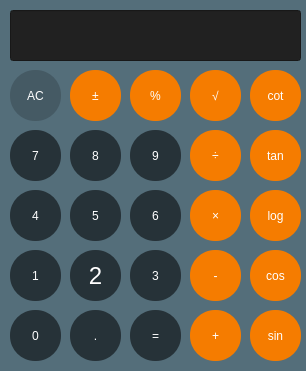
<?xml version="1.0" encoding="UTF-8"?>
<ui version="4.0">
 <class>Dialog</class>
 <widget class="QDialog" name="Dialog">
  <property name="geometry">
   <rect>
    <x>0</x>
    <y>0</y>
    <width>306</width>
    <height>371</height>
   </rect>
  </property>
  <property name="windowTitle">
   <string>Calculator</string>
  </property>
  <property name="styleSheet">
   <string notr="true"/>
  </property>
  <widget class="QLineEdit" name="textBox">
   <property name="geometry">
    <rect>
     <x>10</x>
     <y>10</y>
     <width>291</width>
     <height>51</height>
    </rect>
   </property>
   <property name="styleSheet">
    <string notr="true">color: rgb(236, 239, 241);
font: 300 24pt &quot;Segoe UI&quot;;
background-color: rgb(33, 33, 33);</string>
   </property>
   <property name="text">
    <string/>
   </property>
  </widget>
  <widget class="QPushButton" name="sqrt_btn">
   <property name="geometry">
    <rect>
     <x>190</x>
     <y>70</y>
     <width>51</width>
     <height>51</height>
    </rect>
   </property>
   <property name="styleSheet">
    <string notr="true">QPushButton{
font: 300 18pt &quot;Segoe UI&quot;;
background-color: rgb(245, 124, 0);
color: rgb(255, 255, 255);
border-radius: 25px;
}

</string>
   </property>
   <property name="text">
    <string>√</string>
   </property>
  </widget>
  <widget class="QPushButton" name="log_btn">
   <property name="geometry">
    <rect>
     <x>250</x>
     <y>190</y>
     <width>51</width>
     <height>51</height>
    </rect>
   </property>
   <property name="styleSheet">
    <string notr="true">QPushButton{
font: 300 18pt &quot;Segoe UI&quot;;
background-color: rgb(245, 124, 0);
color: rgb(255, 255, 255);
border-radius: 25px;
}

</string>
   </property>
   <property name="text">
    <string>log</string>
   </property>
  </widget>
  <widget class="QPushButton" name="cos_btn">
   <property name="geometry">
    <rect>
     <x>250</x>
     <y>250</y>
     <width>51</width>
     <height>51</height>
    </rect>
   </property>
   <property name="styleSheet">
    <string notr="true">QPushButton{
font: 300 18pt &quot;Segoe UI&quot;;
background-color: rgb(245, 124, 0);
color: rgb(255, 255, 255);
border-radius: 25px;
}

</string>
   </property>
   <property name="text">
    <string>cos</string>
   </property>
  </widget>
  <widget class="QPushButton" name="cot_btn">
   <property name="geometry">
    <rect>
     <x>250</x>
     <y>70</y>
     <width>51</width>
     <height>51</height>
    </rect>
   </property>
   <property name="styleSheet">
    <string notr="true">QPushButton{
font: 300 18pt &quot;Segoe UI&quot;;
background-color: rgb(245, 124, 0);
color: rgb(255, 255, 255);
border-radius: 25px;
}

</string>
   </property>
   <property name="text">
    <string>cot</string>
   </property>
  </widget>
  <widget class="QPushButton" name="sin_btn">
   <property name="geometry">
    <rect>
     <x>250</x>
     <y>310</y>
     <width>51</width>
     <height>51</height>
    </rect>
   </property>
   <property name="styleSheet">
    <string notr="true">QPushButton{
font: 300 18pt &quot;Segoe UI&quot;;
background-color: rgb(245, 124, 0);
color: rgb(255, 255, 255);
border-radius: 25px;
}

</string>
   </property>
   <property name="text">
    <string>sin</string>
   </property>
  </widget>
  <widget class="QPushButton" name="tan_btn">
   <property name="geometry">
    <rect>
     <x>250</x>
     <y>130</y>
     <width>51</width>
     <height>51</height>
    </rect>
   </property>
   <property name="styleSheet">
    <string notr="true">QPushButton{
font: 300 18pt &quot;Segoe UI&quot;;
background-color: rgb(245, 124, 0);
color: rgb(255, 255, 255);
border-radius: 25px;
}

</string>
   </property>
   <property name="text">
    <string>tan</string>
   </property>
  </widget>
  <widget class="QPushButton" name="ac_btn">
   <property name="geometry">
    <rect>
     <x>10</x>
     <y>70</y>
     <width>51</width>
     <height>51</height>
    </rect>
   </property>
   <property name="styleSheet">
    <string notr="true">QPushButton{
font: 300 18pt &quot;Segoe UI&quot;;
background-color: rgb(69, 90, 100);
color: rgb(255, 255, 255);
border-radius: 25px;
}

</string>
   </property>
   <property name="text">
    <string>AC</string>
   </property>
  </widget>
  <widget class="QPushButton" name="neg_pos_btn">
   <property name="geometry">
    <rect>
     <x>70</x>
     <y>70</y>
     <width>51</width>
     <height>51</height>
    </rect>
   </property>
   <property name="styleSheet">
    <string notr="true">QPushButton{
font: 300 18pt &quot;Segoe UI&quot;;
background-color: rgb(245, 124, 0);
color: rgb(255, 255, 255);
border-width: 16px;
border-radius: 25px;
}

</string>
   </property>
   <property name="text">
    <string>±</string>
   </property>
  </widget>
  <widget class="QPushButton" name="percentage_btn">
   <property name="geometry">
    <rect>
     <x>130</x>
     <y>70</y>
     <width>51</width>
     <height>51</height>
    </rect>
   </property>
   <property name="styleSheet">
    <string notr="true">QPushButton{
font: 300 18pt &quot;Segoe UI&quot;;
background-color: rgb(245, 124, 0);
color: rgb(255, 255, 255);
border-radius: 25px;
}

</string>
   </property>
   <property name="text">
    <string>%</string>
   </property>
  </widget>
  <widget class="QPushButton" name="division_btn">
   <property name="geometry">
    <rect>
     <x>190</x>
     <y>130</y>
     <width>51</width>
     <height>51</height>
    </rect>
   </property>
   <property name="styleSheet">
    <string notr="true">QPushButton{
font: 300 18pt &quot;Segoe UI&quot;;
background-color: rgb(245, 124, 0);
color: rgb(255, 255, 255);
border-radius: 25px;
}

</string>
   </property>
   <property name="text">
    <string>÷</string>
   </property>
  </widget>
  <widget class="QPushButton" name="cross_btn">
   <property name="geometry">
    <rect>
     <x>190</x>
     <y>190</y>
     <width>51</width>
     <height>51</height>
    </rect>
   </property>
   <property name="styleSheet">
    <string notr="true">QPushButton{
font: 300 18pt &quot;Segoe UI&quot;;
background-color: rgb(245, 124, 0);
color: rgb(255, 255, 255);
border-radius: 25px;
}

</string>
   </property>
   <property name="text">
    <string>×</string>
   </property>
  </widget>
  <widget class="QPushButton" name="sub_btn">
   <property name="enabled">
    <bool>true</bool>
   </property>
   <property name="geometry">
    <rect>
     <x>190</x>
     <y>250</y>
     <width>51</width>
     <height>51</height>
    </rect>
   </property>
   <property name="styleSheet">
    <string notr="true">QPushButton{
font: 300 18pt &quot;Segoe UI&quot;;
background-color: rgb(245, 124, 0);
color: rgb(255, 255, 255);
border-radius: 25px;
}

</string>
   </property>
   <property name="text">
    <string>-</string>
   </property>
  </widget>
  <widget class="QPushButton" name="sum_btn">
   <property name="geometry">
    <rect>
     <x>190</x>
     <y>310</y>
     <width>51</width>
     <height>51</height>
    </rect>
   </property>
   <property name="styleSheet">
    <string notr="true">QPushButton{
font: 300 18pt &quot;Segoe UI&quot;;
background-color: rgb(245, 124, 0);
color: rgb(255, 255, 255);
border-radius: 25px;
}

</string>
   </property>
   <property name="text">
    <string>+</string>
   </property>
  </widget>
  <widget class="QPushButton" name="equal_btn">
   <property name="geometry">
    <rect>
     <x>130</x>
     <y>310</y>
     <width>51</width>
     <height>51</height>
    </rect>
   </property>
   <property name="styleSheet">
    <string notr="true">QPushButton{
font: 300 18pt &quot;Segoe UI&quot;;
color: rgb(255, 255, 255);
background-color: rgb(38, 50, 56);
border-radius: 25px;
}
</string>
   </property>
   <property name="text">
    <string>=</string>
   </property>
  </widget>
  <widget class="QPushButton" name="btn_7">
   <property name="geometry">
    <rect>
     <x>10</x>
     <y>130</y>
     <width>51</width>
     <height>51</height>
    </rect>
   </property>
   <property name="cursor">
    <cursorShape>PointingHandCursor</cursorShape>
   </property>
   <property name="styleSheet">
    <string notr="true">QPushButton{
font: 300 18pt &quot;Segoe UI&quot;;
color: rgb(255, 255, 255);
background-color: rgb(38, 50, 56);
border-radius: 25px;
}
</string>
   </property>
   <property name="text">
    <string>7</string>
   </property>
  </widget>
  <widget class="QPushButton" name="btn_8">
   <property name="geometry">
    <rect>
     <x>70</x>
     <y>130</y>
     <width>51</width>
     <height>51</height>
    </rect>
   </property>
   <property name="cursor">
    <cursorShape>PointingHandCursor</cursorShape>
   </property>
   <property name="styleSheet">
    <string notr="true">QPushButton{
font: 300 18pt &quot;Segoe UI&quot;;
color: rgb(255, 255, 255);
background-color: rgb(38, 50, 56);
border-radius: 25px;
}
</string>
   </property>
   <property name="text">
    <string>8</string>
   </property>
  </widget>
  <widget class="QPushButton" name="btn_9">
   <property name="geometry">
    <rect>
     <x>130</x>
     <y>130</y>
     <width>51</width>
     <height>51</height>
    </rect>
   </property>
   <property name="cursor">
    <cursorShape>PointingHandCursor</cursorShape>
   </property>
   <property name="styleSheet">
    <string notr="true">QPushButton{
font: 300 18pt &quot;Segoe UI&quot;;
color: rgb(255, 255, 255);
background-color: rgb(38, 50, 56);
border-radius: 25px;
}
</string>
   </property>
   <property name="text">
    <string>9</string>
   </property>
  </widget>
  <widget class="QPushButton" name="btn_5">
   <property name="geometry">
    <rect>
     <x>70</x>
     <y>190</y>
     <width>51</width>
     <height>51</height>
    </rect>
   </property>
   <property name="cursor">
    <cursorShape>PointingHandCursor</cursorShape>
   </property>
   <property name="styleSheet">
    <string notr="true">QPushButton{
font: 300 18pt &quot;Segoe UI&quot;;
color: rgb(255, 255, 255);
background-color: rgb(38, 50, 56);
border-radius: 25px;
}
</string>
   </property>
   <property name="text">
    <string>5</string>
   </property>
  </widget>
  <widget class="QPushButton" name="btn_6">
   <property name="geometry">
    <rect>
     <x>130</x>
     <y>190</y>
     <width>51</width>
     <height>51</height>
    </rect>
   </property>
   <property name="cursor">
    <cursorShape>PointingHandCursor</cursorShape>
   </property>
   <property name="styleSheet">
    <string notr="true">QPushButton{
font: 300 18pt &quot;Segoe UI&quot;;
color: rgb(255, 255, 255);
background-color: rgb(38, 50, 56);
border-radius: 25px;
}
</string>
   </property>
   <property name="text">
    <string>6</string>
   </property>
  </widget>
  <widget class="QPushButton" name="btn_3">
   <property name="geometry">
    <rect>
     <x>130</x>
     <y>250</y>
     <width>51</width>
     <height>51</height>
    </rect>
   </property>
   <property name="cursor">
    <cursorShape>PointingHandCursor</cursorShape>
   </property>
   <property name="mouseTracking">
    <bool>false</bool>
   </property>
   <property name="tabletTracking">
    <bool>false</bool>
   </property>
   <property name="styleSheet">
    <string notr="true">QPushButton{
font: 300 18pt &quot;Segoe UI&quot;;
color: rgb(255, 255, 255);
background-color: rgb(38, 50, 56);
border-radius: 25px;
}
</string>
   </property>
   <property name="text">
    <string>3</string>
   </property>
  </widget>
  <widget class="QPushButton" name="btn_2">
   <property name="enabled">
    <bool>true</bool>
   </property>
   <property name="geometry">
    <rect>
     <x>70</x>
     <y>250</y>
     <width>51</width>
     <height>51</height>
    </rect>
   </property>
   <property name="font">
    <font>
     <pointsize>18</pointsize>
     <italic>false</italic>
     <bold>false</bold>
     <underline>false</underline>
     <strikeout>false</strikeout>
     <kerning>true</kerning>
    </font>
   </property>
   <property name="cursor">
    <cursorShape>PointingHandCursor</cursorShape>
   </property>
   <property name="mouseTracking">
    <bool>false</bool>
   </property>
   <property name="tabletTracking">
    <bool>false</bool>
   </property>
   <property name="styleSheet">
    <string notr="true">QPushButton{
font: 300 18pt &quot;Segoe UI&quot;;
color: rgb(255, 255, 255);
background-color: rgb(38, 50, 56);
border-radius: 25px;
}
</string>
   </property>
   <property name="text">
    <string>2</string>
   </property>
  </widget>
  <widget class="QPushButton" name="btn_1">
   <property name="geometry">
    <rect>
     <x>10</x>
     <y>250</y>
     <width>51</width>
     <height>51</height>
    </rect>
   </property>
   <property name="cursor">
    <cursorShape>PointingHandCursor</cursorShape>
   </property>
   <property name="styleSheet">
    <string notr="true">QPushButton{
font: 300 18pt &quot;Segoe UI&quot;;
color: rgb(255, 255, 255);
background-color: rgb(38, 50, 56);
border-radius: 25px;
}
</string>
   </property>
   <property name="text">
    <string>1</string>
   </property>
  </widget>
  <widget class="QPushButton" name="btn_0">
   <property name="geometry">
    <rect>
     <x>10</x>
     <y>310</y>
     <width>51</width>
     <height>51</height>
    </rect>
   </property>
   <property name="styleSheet">
    <string notr="true">QPushButton{
font: 300 18pt &quot;Segoe UI&quot;;
color: rgb(255, 255, 255);
background-color: rgb(38, 50, 56);
border-radius: 25px;
}
</string>
   </property>
   <property name="text">
    <string>0</string>
   </property>
  </widget>
  <widget class="QPushButton" name="dot_btn">
   <property name="geometry">
    <rect>
     <x>70</x>
     <y>310</y>
     <width>51</width>
     <height>51</height>
    </rect>
   </property>
   <property name="styleSheet">
    <string notr="true">QPushButton{
font: 300 18pt &quot;Segoe UI&quot;;
color: rgb(255, 255, 255);
background-color: rgb(38, 50, 56);
border-radius: 25px;
}
</string>
   </property>
   <property name="text">
    <string>.</string>
   </property>
  </widget>
  <widget class="QPushButton" name="btn_4">
   <property name="geometry">
    <rect>
     <x>10</x>
     <y>190</y>
     <width>51</width>
     <height>51</height>
    </rect>
   </property>
   <property name="cursor">
    <cursorShape>PointingHandCursor</cursorShape>
   </property>
   <property name="styleSheet">
    <string notr="true">QPushButton{
font: 300 18pt &quot;Segoe UI&quot;;
color: rgb(255, 255, 255);
background-color: rgb(38, 50, 56);
border-radius: 25px;
}
</string>
   </property>
   <property name="text">
    <string>4</string>
   </property>
  </widget>
  <widget class="QFrame" name="frame">
   <property name="geometry">
    <rect>
     <x>-30</x>
     <y>-20</y>
     <width>371</width>
     <height>421</height>
    </rect>
   </property>
   <property name="styleSheet">
    <string notr="true">background-color: rgb(84, 110, 122);


</string>
   </property>
   <property name="frameShape">
    <enum>QFrame::StyledPanel</enum>
   </property>
   <property name="frameShadow">
    <enum>QFrame::Raised</enum>
   </property>
  </widget>
  <zorder>frame</zorder>
  <zorder>textBox</zorder>
  <zorder>sqrt_btn</zorder>
  <zorder>log_btn</zorder>
  <zorder>cos_btn</zorder>
  <zorder>cot_btn</zorder>
  <zorder>sin_btn</zorder>
  <zorder>tan_btn</zorder>
  <zorder>ac_btn</zorder>
  <zorder>neg_pos_btn</zorder>
  <zorder>percentage_btn</zorder>
  <zorder>division_btn</zorder>
  <zorder>cross_btn</zorder>
  <zorder>sub_btn</zorder>
  <zorder>sum_btn</zorder>
  <zorder>equal_btn</zorder>
  <zorder>btn_7</zorder>
  <zorder>btn_8</zorder>
  <zorder>btn_9</zorder>
  <zorder>btn_5</zorder>
  <zorder>btn_6</zorder>
  <zorder>btn_3</zorder>
  <zorder>btn_2</zorder>
  <zorder>btn_1</zorder>
  <zorder>btn_0</zorder>
  <zorder>dot_btn</zorder>
  <zorder>btn_4</zorder>
 </widget>
 <resources/>
 <connections/>
</ui>
